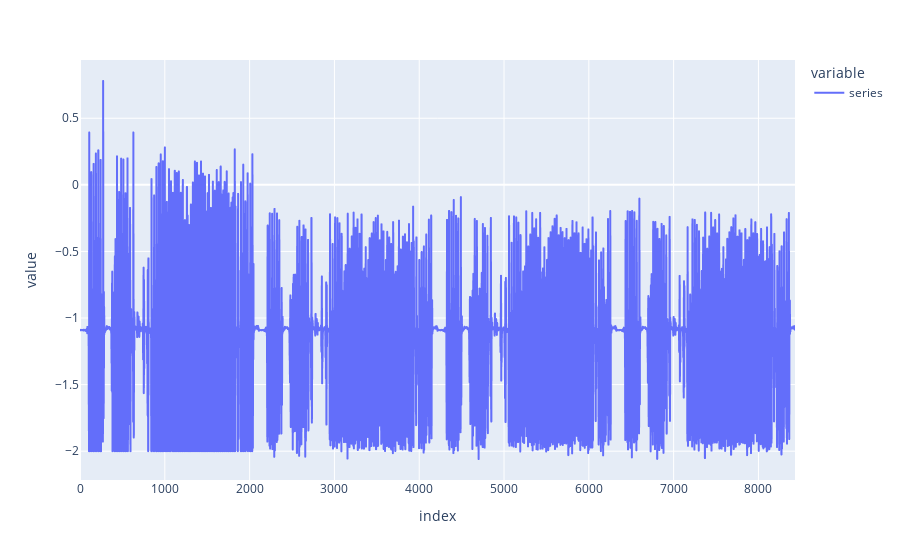

Source (notebook cell):
### Markdown cell above
## Test on sample KDD Data

### Code cell
BASE_PATH = '../data-sets/KDD-Cup/data/'

raw_data = pd.read_csv(BASE_PATH + '248_UCR_Anomaly_2000.txt', names=['series'])
data = raw_data['series']
T = data.shape[0]

#print(data)
T = data.shape[0]
print(T)
print(int(T/4))

display(data.plot())

### Figure 1 — Plotly figure (JSON) as saved in the notebook; plotly's stock layout.template omitted (floating-point values rounded to 4 significant figures; data arrays with more than 128 entries replaced by an {"elided": "..."} marker saying what was removed)
{"data": [{"hovertemplate": "variable=series<br>index=%{x}<br>value=%{y}<extra></extra>", "legendgroup": "series", "line": {"color": "#636efa", "dash": "solid"}, "marker": {"symbol": "circle"}, "mode": "lines", "name": "series", "showlegend": true, "type": "scattergl", "x": {"elided": "8432 int values"}, "xaxis": "x", "y": {"elided": "8432 float values"}, "yaxis": "y"}], "layout": {"legend": {"title": {"text": "variable"}, "tracegroupgap": 0}, "margin": {"t": 60}, "xaxis": {"anchor": "y", "domain": [0, 1], "title": {"text": "index"}}, "yaxis": {"anchor": "x", "domain": [0, 1], "title": {"text": "value"}}}}
